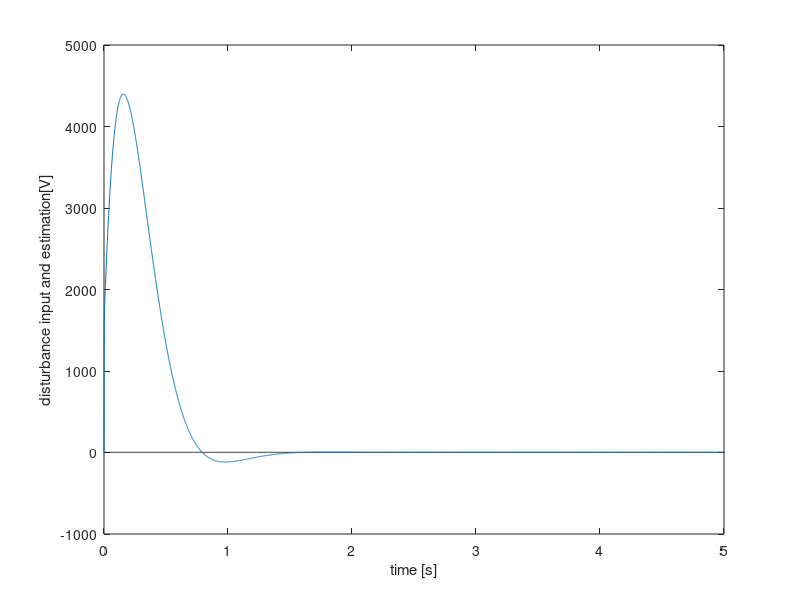

Reproduce this figure in MATLAB.
%% plot_distresult.m
%% 学生に共有
% date: 2020.11.5 
% author: shirato
% 外乱オブザーバの推定結果
% fbresultのデータ用
% 外乱を調べるために指令値はもとの位置のままとして actposがrefout = initial_pos_num(P100)に戻ってくるか見ている
% 自分で書いたプログラムをもとに refoutを使うかinitialposrefを使うか判断すること

%load('')でmatfilesを読み込むこと。
%expfig('')で出力したいファイル名を指定すること。
close all;
clear;
%%
load('./matfiles/1105_dob.mat') % change name
t = time; refpos = refout; 
%vdistsim: ソフトウェア的に入れた外乱
%vdistest: 推定した外乱

figure; plot(t,vdistsim,'k');xlim([0,5]); hold on; plot(t,vdistest);
xlabel('time [s]')
ylabel('disturbance input and estimation[V]');
%expfig(['plot/fbdata/pid_10hz_dis_1_dist'],'-png','-pdf','-emf'); %change!

return